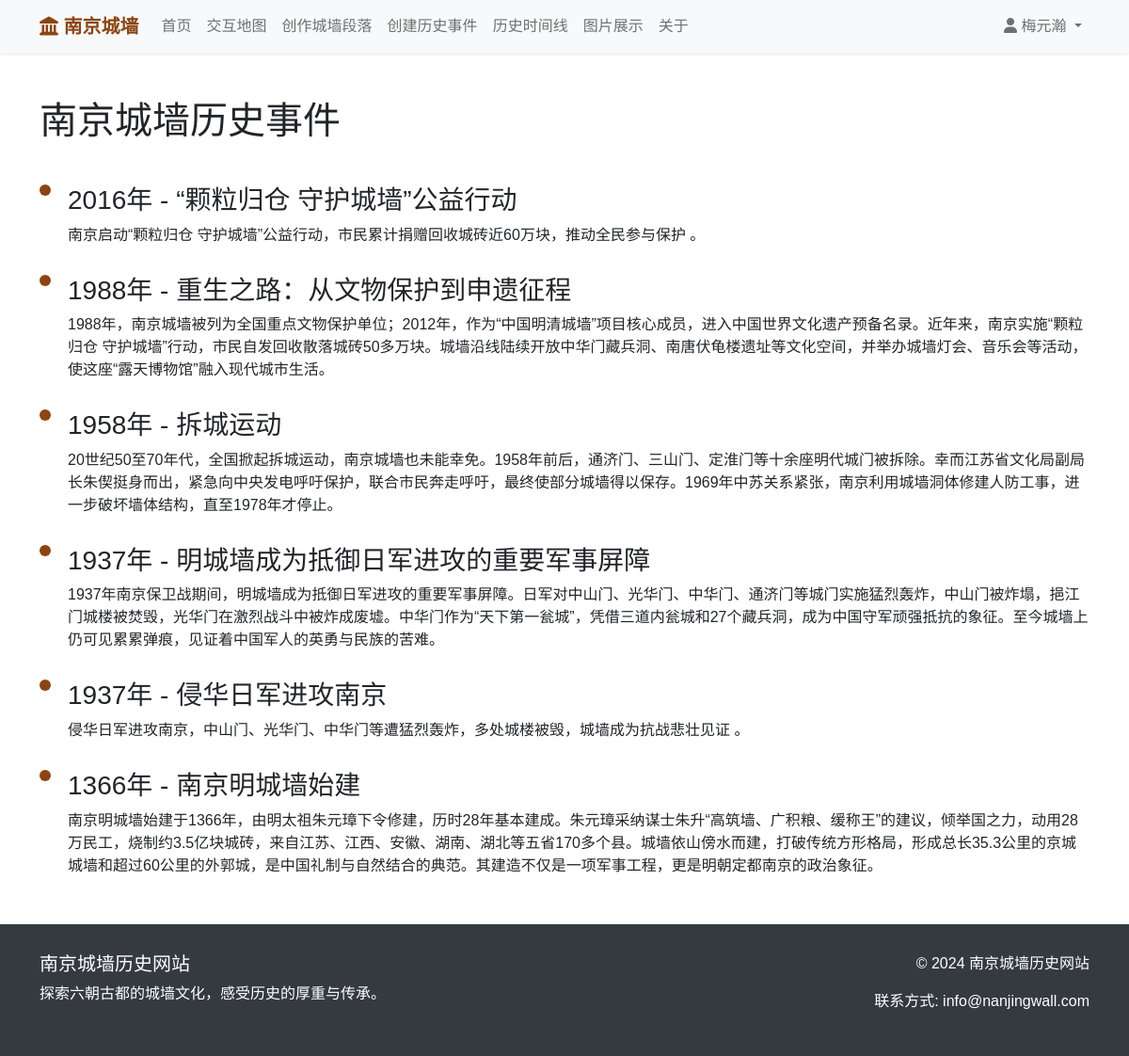
Page /history/ (signed in) on the committed database.
### wall_app/models.py (models this page shows, shortened)
class HistoricalEvent(models.Model):
    title = models.CharField(max_length=200, verbose_name="事件标题")
    year = models.CharField(max_length=20, verbose_name="发生年份")
    description = models.TextField(verbose_name="事件描述")
    wall_section = models.ForeignKey(WallSection, on_delete=models.CASCADE,
                                     related_name='events', verbose_name="相关城墙段落")
    objects = models.Manager()  # 默认管理器
    class Meta:
        verbose_name = "历史事件"
        verbose_name_plural = "历史事件"

### wall_app/views.py (the view)
# urls.py: path('history/', views.history_view, name='history'),
def history_view(request):
    history=HistoricalEvent.objects.all().order_by('-year')
    return render(request, 'history.html', {'history': history})

### templates/history.html (shortened to what this page needs)
{% extends "base.html" %}
{% block content %}
<div class="container mt-5">
    <h1 class="mb-4">南京城墙历史事件</h1>
    <div class="timeline">
        {% for event in history %}
        <div class="timeline-item">
            <div class="timeline-content">
                <h3>{{ event.year }}年 - {{ event.title }}</h3>
                <p>{{ event.description }}</p>
            </div>
        </div>
        {% endfor %}
    </div>
</div>
{% endblock %}

### templates/base.html (shortened to what this page needs)
<!DOCTYPE html>
<html lang="zh-CN">
<head>
    <link href="https://cdn.jsdelivr.net/npm/bootstrap@5.1.3/dist/css/bootstrap.min.css" rel="stylesheet">
    <link rel="stylesheet" href="https://cdnjs.cloudflare.com/ajax/libs/font-awesome/6.0.0/css/all.min.css">
</head>
<body>
    <nav class="navbar navbar-expand-lg navbar-light bg-light shadow-sm navbar-fixed-top">
        <div class="container">
            <a class="navbar-brand" href="{% url 'home' %}">
                <i class="fas fa-landmark"></i> 南京城墙
            </a>
            <div class="collapse navbar-collapse" id="navbarNav">
                <ul class="navbar-nav me-auto">
                    {% if user.is_authenticated %}
                    <li class="nav-item">
                        <a class="nav-link" href="{% url 'home' %}">首页</a>
                    </li>
                    <li class="nav-item">
                        <a class="nav-link" href="{% url 'interactive_map' %}">交互地图</a>
                    </li>
                    <li class="nav-item">
                        <a class="nav-link" href="{% url 'create_contribution' %}">创作城墙段落</a>
                    </li>
                    <li class="nav-item">
                        <a class="nav-link" href="{% url 'create_historical_event' %}">创建历史事件</a>
                    </li>
                    <li class="nav-item">
                        <a class="nav-link" href="{% url 'history' %}">历史时间线</a>
                    </li>
                    <li class="nav-item">
                        <a class="nav-link" href="{% url 'picture_gallery' %}">图片展示</a>
                    </li>
                    <li class="nav-item">
                        <a class="nav-link" href="{% url 'about_page' %}">关于</a>
                    </li>
                    {% endif %}
                </ul>
                <ul class="navbar-nav">
                    {% if user.is_authenticated %}
                        <li class="nav-item dropdown">
                            <a class="nav-link dropdown-toggle" href="#" id="userDropdown" role="button" data-bs-toggle="dropdown">
                                <i class="fas fa-user"></i> {{ user.username }}
                            </a>
                        </li>
                    {% endif %}
                </ul>
            </div>
        </div>
    </nav>
    <main>
        {% block content %}{% endblock %}
    </main>
    <footer class="footer">
        <div class="container">
            <div class="row">
                <div class="col-md-6">
                    <h5>南京城墙历史网站</h5>
                    <p>探索六朝古都的城墙文化，感受历史的厚重与传承。</p>
                </div>
                <div class="col-md-6 text-end">
                    <p>© 2024 南京城墙历史网站</p>
                    <p>联系方式: info@nanjingwall.com</p>
                </div>
            </div>
        </div>
    </footer>
</body>
</html>

### templates/base.html (style rules this page uses)
body { font-family: 'Microsoft YaHei', sans-serif; }
.navbar-brand { font-weight: bold; color: #8B4513 !important; }
.footer { background-color: #343a40; color: white; padding: 30px 0; position: relative; bottom: 0; width: 100%; z-index: 3000; }
.timeline { position: relative; padding: 20px 0; }
.timeline-item { margin-bottom: 30px; padding-left: 30px; position: relative; }
.timeline-item:before { content: ''; position: absolute; left: 0; top: 0; width: 12px; height: 12px; background: #8B4513; border-radius: 50%; }
.navbar-fixed-top { position:relative; top: 0; width: 100%; z-index: 1030; }

### rows in the picture
HistoricalEvent: year "2016", title "“颗粒归仓 守护城墙”公益行动", description "南京启动“颗粒归仓 守护城墙”公益行动，市民累计捐赠回收城砖近60万块，推动全民参与保护 。"
HistoricalEvent: year "1988", title "重生之路：从文物保护到申遗征程", description "1988年，南京城墙被列为全国重点文物保护单位；2012年，作为“中国明清城墙”项目核心成员，进入中国世界文化遗产预备名录。近年来，南京实施“颗粒归仓 守护城墙”行动，市民自发回收散落城砖50多万块。城墙沿线陆续开放中华门藏兵洞、南唐伏龟楼遗址等文化空间，并举办城墙灯会、音乐会等活动，使这座“露天博物馆”融入现代城市生活。"
HistoricalEvent: year "1958", title "拆城运动", description "20世纪50至70年代，全国掀起拆城运动，南京城墙也未能幸免。1958年前后，通济门、三山门、定淮门等十余座明代城门被拆除。幸而江苏省文化局副局长朱偰挺身而出，紧急向中央发电呼吁保护，联合市民奔走呼吁，最终使部分城墙得以保存。1969年中苏关系紧张，南京利用城墙洞体修建人防工事，进一步破坏墙体结构，直至1978年才停止。"
HistoricalEvent: year "1937", title "明城墙成为抵御日军进攻的重要军事屏障", description "1937年南京保卫战期间，明城墙成为抵御日军进攻的重要军事屏障。日军对中山门、光华门、中华门、通济门等城门实施猛烈轰炸，中山门被炸塌，挹江门城楼被焚毁，光华门在激烈战斗中被炸成废墟。中华门作为“天下第一瓮城”，凭借三道内瓮城和27个藏兵洞，成为中国守军顽强抵抗的象征。至今城墙上仍可见累累弹痕，见证着中国军人的英勇与民族的苦难。"
HistoricalEvent: year "1937", title "侵华日军进攻南京", description "侵华日军进攻南京，中山门、光华门、中华门等遭猛烈轰炸，多处城楼被毁，城墙成为抗战悲壮见证 。"
HistoricalEvent: year "1366", title "南京明城墙始建", description "南京明城墙始建于1366年，由明太祖朱元璋下令修建，历时28年基本建成。朱元璋采纳谋士朱升“高筑墙、广积粮、缓称王”的建议，倾举国之力，动用28万民工，烧制约3.5亿块城砖，来自江苏、江西、安徽、湖南、湖北等五省170多个县。城墙依山傍水而建，打破传统方形格局，形成总长35.3公里的京城城墙和超过60公里的外郭城，是中国礼制与自然结合的典范。其建造不仅是一项军事工程，更是明朝定都南京的政治象征。"

### other values in the picture
{{ user.username }} "梅元瀚"
